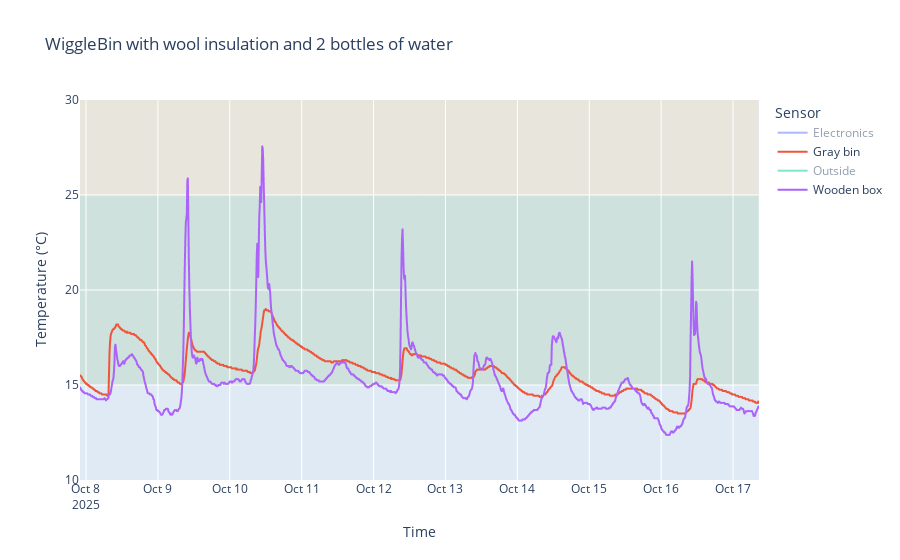

The notebook cell saved with this chart:
### Code cell
# Plot temperature data

wool_insulation_bottles_temp = wool_insulation_bottles[wool_insulation_bottles['entity_name'] != 'Light sensor']

# Plot using the nicer names
fig = px.line(
    wool_insulation_bottles_temp,
    y='state',
    color='entity_name',
    title='WiggleBin with wool insulation and 2 bottles of water'
)

# Hide Electronics and Outside by default
hidden_entities = ['Electronics', 'Outside']
for trace in fig.data:
    if trace.name in hidden_entities:
        trace.visible = 'legendonly'

zone_colors = [
    {'y0': 10, 'y1': 15, 'color': 'lightblue', 'label': 'Low Productivity'},
    {'y0': 15, 'y1': 25, 'color': 'green', 'label': 'Peak Productivity'},
    {'y0': 25, 'y1': 30, 'color': 'orange', 'label': 'Low Productivity'},
]

# Add shaded zones
for zone in zone_colors:
    fig.add_shape(
        type="rect",
        x0=wool_insulation_bottles_temp.index[0], x1=wool_insulation_bottles_temp.index[-1],
        y0=zone['y0'], y1=zone['y1'],
        fillcolor=zone['color'],
        opacity=0.1,
        layer="below",
        line_width=0
    )

fig.update_layout(
    xaxis_title='Time',
    yaxis_title='Temperature (°C)',
    legend_title='Sensor'
)

fig.show()

### Figure 1 — Plotly figure (JSON) as saved in the notebook; plotly's stock layout.template omitted (floating-point values rounded to 4 significant figures; data arrays with more than 128 entries replaced by an {"elided": "..."} marker saying what was removed)
{"data": [{"hovertemplate": "entity_name=Electronics<br>time=%{x}<br>state=%{y}<extra></extra>", "legendgroup": "Electronics", "line": {"color": "#636efa", "dash": "solid"}, "marker": {"symbol": "circle"}, "mode": "lines", "name": "Electronics", "showlegend": true, "type": "scattergl", "visible": "legendonly", "x": {"elided": "1359 str values"}, "xaxis": "x", "y": {"elided": "1359 float values"}, "yaxis": "y"}, {"hovertemplate": "entity_name=Gray bin<br>time=%{x}<br>state=%{y}<extra></extra>", "legendgroup": "Gray bin", "line": {"color": "#EF553B", "dash": "solid"}, "marker": {"symbol": "circle"}, "mode": "lines", "name": "Gray bin", "showlegend": true, "type": "scattergl", "x": {"elided": "1361 str values"}, "xaxis": "x", "y": {"elided": "1361 float values"}, "yaxis": "y"}, {"hovertemplate": "entity_name=Outside<br>time=%{x}<br>state=%{y}<extra></extra>", "legendgroup": "Outside", "line": {"color": "#00cc96", "dash": "solid"}, "marker": {"symbol": "circle"}, "mode": "lines", "name": "Outside", "showlegend": true, "type": "scattergl", "visible": "legendonly", "x": {"elided": "1361 str values"}, "xaxis": "x", "y": {"elided": "1361 float values"}, "yaxis": "y"}, {"hovertemplate": "entity_name=Wooden box<br>time=%{x}<br>state=%{y}<extra></extra>", "legendgroup": "Wooden box", "line": {"color": "#ab63fa", "dash": "solid"}, "marker": {"symbol": "circle"}, "mode": "lines", "name": "Wooden box", "showlegend": true, "type": "scattergl", "x": {"elided": "1360 str values"}, "xaxis": "x", "y": {"elided": "1360 float values"}, "yaxis": "y"}], "layout": {"legend": {"title": {"text": "Sensor"}, "tracegroupgap": 0}, "shapes": [{"fillcolor": "lightblue", "layer": "below", "line": {"width": 0}, "opacity": 0.1, "type": "rect", "x0": "2025-10-07T22:00:00+00:00", "x1": "2025-10-17T08:30:00+00:00", "y0": 10, "y1": 15}, {"fillcolor": "green", "layer": "below", "line": {"width": 0}, "opacity": 0.1, "type": "rect", "x0": "2025-10-07T22:00:00+00:00", "x1": "2025-10-17T08:30:00+00:00", "y0": 15, "y1": 25}, {"fillcolor": "orange", "layer": "below", "line": {"width": 0}, "opacity": 0.1, "type": "rect", "x0": "2025-10-07T22:00:00+00:00", "x1": "2025-10-17T08:30:00+00:00", "y0": 25, "y1": 30}], "title": {"text": "WiggleBin with wool insulation and 2 bottles of water"}, "xaxis": {"anchor": "y", "domain": [0, 1], "title": {"text": "Time"}}, "yaxis": {"anchor": "x", "domain": [0, 1], "title": {"text": "Temperature (°C)"}}}}
